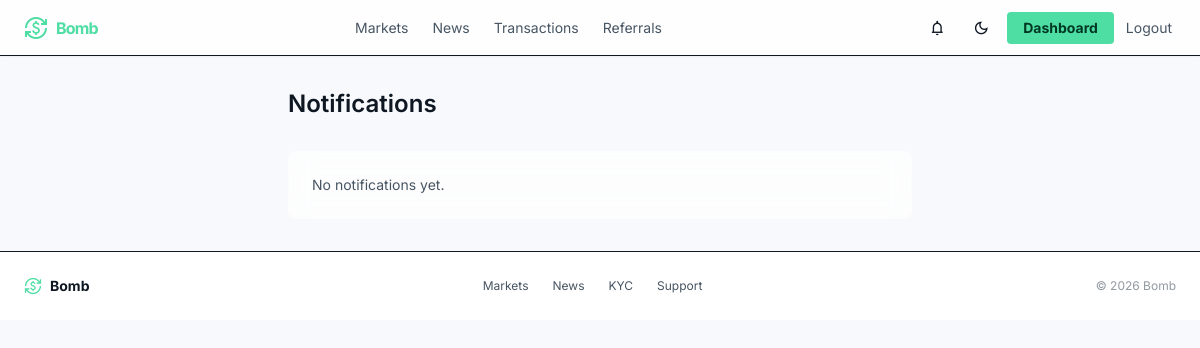
The page /notifications/ (signed in) on the database as committed earlier.
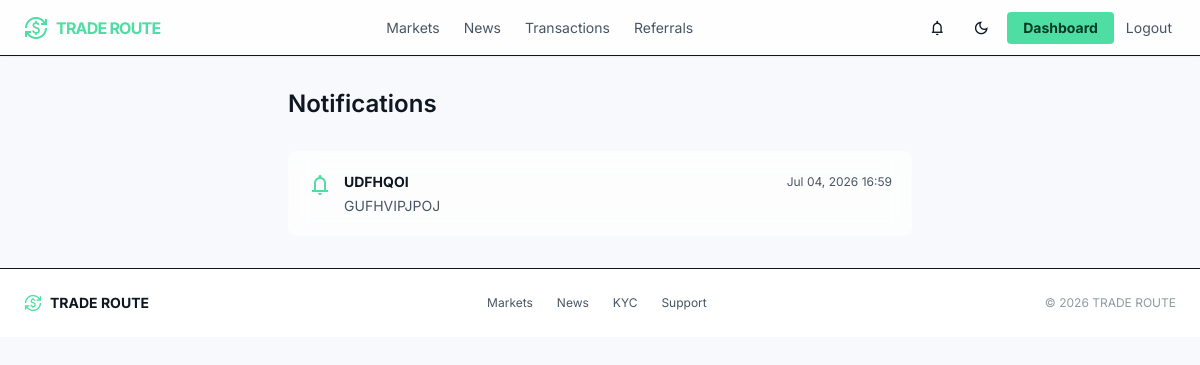
The same page on the database as committed later.
### core/models.py (models this page shows)
class SiteSetting(models.Model):
    site_name = models.CharField(max_length=100)
    logo = models.ImageField(upload_to="logo/", blank=True, null=True)   # <-- add blank=True, null=True
    minimum_deposit = models.DecimalField(max_digits=20, decimal_places=2)
    minimum_withdrawal = models.DecimalField(max_digits=20, decimal_places=2)
    referral_bonus = models.DecimalField(max_digits=5, decimal_places=2)
    maintenance_mode = models.BooleanField(default=False)
    support_email = models.EmailField()
    support_phone = models.CharField(max_length=30)

class Notification(models.Model):
    user = models.ForeignKey(User,on_delete=models.CASCADE)
    title = models.CharField(max_length=200)
    message = models.TextField()
    is_read = models.BooleanField(default=False)
    created_at = models.DateTimeField(auto_now_add=True)

### core/views.py (the view)
# urls.py: path("notifications/", views.notifications_view, name="notifications"),
@login_required
def notifications_view(request):
    notifications = Notification.objects.filter(user=request.user).order_by("-created_at")
    notifications.filter(is_read=False).update(is_read=True)
    return render(request, "core/notifications.html", {"notifications": notifications})

### core/context_processors.py (called while the page is built)
def site_settings(request):
    return {"site_settings": SiteSetting.objects.first()}

def notifications_badge(request):
    if request.user.is_authenticated:
        count = Notification.objects.filter(user=request.user, is_read=False).count()
    else:
        count = 0
    return {"unread_notifications_count": count}

### core/templates/core/notifications.html (shortened to what this page needs)
{% extends "core/base.html" %}
{% block content %}
<div class="max-w-2xl mx-auto px-container-padding py-stack-lg">
    <h1 class="font-display-lg text-headline-md mb-8">Notifications</h1>
    <div class="space-y-3">
        {% for n in notifications %}
        <div class="glass-panel p-5 rounded-xl {% if not n.is_read %}border-primary/40{% endif %}">
            <div class="flex items-start gap-3">
                <span class="material-symbols-outlined text-primary shrink-0 mt-0.5">
                </span>
                <div class="flex-1">
                    <div class="flex items-center justify-between gap-4 mb-1">
                        <p class="font-bold text-on-surface">{{ n.title }}</p>
                        <span class="text-on-surface-variant text-xs shrink-0">{{ n.created_at|date:"M d, Y H:i" }}</span>
                    </div>
                    <p class="text-on-surface-variant text-sm">{{ n.message }}</p>
                </div>
            </div>
        </div>
        {% empty %}
        <p class="text-on-surface-variant text-sm glass-panel p-6 rounded-xl">No notifications yet.</p>
        {% endfor %}
    </div>
</div>
{% endblock %}

### core/templates/core/base.html (shortened to what the changed rows need)
<!DOCTYPE html>
<html lang="en">
<head>
<script src="https://cdn.tailwindcss.com?plugins=forms,container-queries"></script>
<script id="tailwind-config">
    tailwind.config = {
        darkMode: "class",
        theme: {
            extend: {
                colors: {
                    "background": "rgb(var(--color-background) / <alpha-value>)",
                    "surface": "rgb(var(--color-surface) / <alpha-value>)",
                    "surface-container-low": "rgb(var(--color-surface-container-low) / <alpha-value>)",
                    "surface-container-lowest": "rgb(var(--color-surface-container-lowest) / <alpha-value>)",
                    "surface-bright": "rgb(var(--color-surface-bright) / <alpha-value>)",
                    "on-surface": "rgb(var(--color-on-surface) / <alpha-value>)",
                    "on-surface-variant": "rgb(var(--color-on-surface-variant) / <alpha-value>)",
                    "edge": "rgb(var(--color-edge) / <alpha-value>)",
                    "primary": "#4edea3",
                    "on-primary": "#003824",
                    "on-primary-fixed": "#002113",
                    "error": "#ffb4ab",
                    "on-tertiary-fixed-variant": "#59a7cf"
                },
                borderRadius: {
                    DEFAULT: "0.125rem",
                    lg: "0.25rem",
                    xl: "0.5rem",
                    full: "0.75rem"
                },
                spacing: {
                    "stack-sm": "8px",
                    "max-width-desktop": "1440px",
                    "stack-lg": "32px",
                    "gutter": "16px",
                    "unit": "4px",
                    "container-padding": "24px",
                    "stack-md": "16px"
                },
                fontFamily: {
                    "data-lg": ["JetBrains Mono"],
                    "data-md": ["JetBrains Mono"],
                    "body-lg": ["Inter"],
                    "label-caps": ["Inter"],
                    "display-lg": ["Inter"],
                    "headline-md": ["Inter"],
                    "body-md": ["Inter"],
                    "headline-sm": ["Inter"]
                },
                fontSize: {
                    "data-lg": ["18px", {"lineHeight": "1.2", "fontWeight": "500"}],
                    "data-md": ["14px", {"lineHeight": "1.2", "fontWeight": "500"}],
                    "body-lg": ["16px", {"lineHeight": "1.6", "fontWeight": "400"}],
                    "label-caps": ["11px", {"lineHeight": "1", "letterSpacing": "0.08em", "fontWeight": "700"}],
                    "display-lg": ["48px", {"lineHeight": "1.1", "letterSpacing": "-0.02em", "fontWeight": "700"}],
                    "headline-md": ["24px", {"lineHeight": "1.3", "fontWeight": "600"}],
                    "body-md": ["14px", {"lineHeight": "1.5", "fontWeight": "400"}],
                    "headline-sm": ["18px", {"lineHeight": "1.4", "fontWeight": "600"}]
                }
            }
        }
    };
</script>
</head>
<body class="font-body-md text-body-md selection:bg-primary/30">
<header class="fixed top-0 w-full z-50 bg-surface/80 backdrop-blur-xl border-b edge-b-10 shadow-sm flex items-center justify-between px-4 md:px-6 h-14">
    <a href="{% url 'core:landing' %}" class="flex items-center gap-2 shrink-0">
        <span class="material-symbols-outlined text-primary text-2xl" style="font-variation-settings: 'FILL' 1;">currency_exchange</span>
        <span class="font-display-lg text-sm md:text-base font-bold tracking-tighter text-primary">{{ site_settings.site_name|default:"NEON_TRADE" }}</span>
    </a>
</header>
<main class="pt-14">
{% block content %}{% endblock %}
</main>
<footer class="bg-surface-container-lowest border-t edge-b-5 w-full">
    <div class="flex flex-col sm:flex-row items-center justify-between gap-3 py-5 px-4 md:px-6 max-w-max-desktop mx-auto text-sm">
        <div class="flex items-center gap-2">
            <span class="material-symbols-outlined text-primary text-lg">currency_exchange</span>
            <span class="font-bold text-on-surface">{{ site_settings.site_name|default:"NEON_TRADE" }}</span>
        </div>
        <div class="flex flex-wrap items-center justify-center gap-x-6 gap-y-2 text-on-surface-variant text-xs">
            <a class="hover:text-primary transition-colors" href="{% url 'core:investment_plans' %}">Markets</a>
            <a class="hover:text-primary transition-colors" href="{% url 'core:news_list' %}">News</a>
            {% if user.is_authenticated %}
            <a class="hover:text-primary transition-colors" href="{% url 'core:kyc_status' %}">KYC</a>
            {% else %}
            <a class="hover:text-primary transition-colors" href="{% url 'core:login' %}">Login</a>
            {% endif %}
            {% if site_settings.support_email %}
            <a class="hover:text-primary transition-colors" href="mailto:{{ site_settings.support_email }}">Support</a>
            {% endif %}
        </div>
        <p class="text-on-surface-variant/60 text-xs">&copy; {% now "Y" %} {{ site_settings.site_name|default:"NEON_TRADE" }}</p>
    </div>
</footer>
</body>
</html>

Rows that differ between the two databases and show on the page:
changed SiteSetting: site_name "Bomb" → "TRADE ROUTE"
added Notification: title "UDFHQOI", created_at "Jul 04, 2026 16:59", message "GUFHVIPJPOJ"
Other text that changed with them:
text no longer shown: "No notifications yet."
